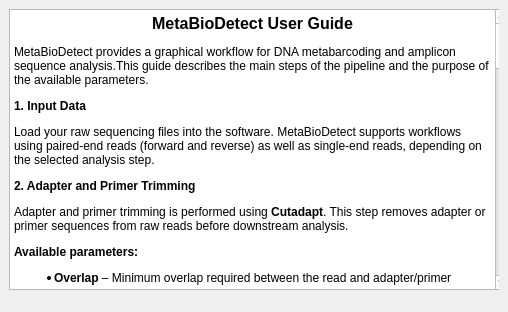
<?xml version="1.0" encoding="UTF-8"?>
<ui version="4.0">
 <class>UserGuide</class>
 <widget class="QMainWindow" name="UserGuide">
  <property name="geometry">
   <rect>
    <x>0</x>
    <y>0</y>
    <width>508</width>
    <height>312</height>
   </rect>
  </property>
  <property name="windowTitle">
   <string>User Guide</string>
  </property>
  <widget class="QWidget" name="centralwidget">
   <layout class="QVBoxLayout" name="verticalLayout_2">
    <item>
     <widget class="QFrame" name="frame">
      <property name="frameShape">
       <enum>QFrame::NoFrame</enum>
      </property>
      <property name="frameShadow">
       <enum>QFrame::Plain</enum>
      </property>
      <widget class="QTextBrowser" name="textBrowser">
       <property name="geometry">
        <rect>
         <x>0</x>
         <y>0</y>
         <width>501</width>
         <height>281</height>
        </rect>
       </property>
       <property name="html">
        <string>&lt;!DOCTYPE HTML PUBLIC &quot;-//W3C//DTD HTML 4.0//EN&quot; &quot;http://www.w3.org/TR/REC-html40/strict.dtd&quot;&gt;
&lt;html&gt;&lt;head&gt;&lt;meta name=&quot;qrichtext&quot; content=&quot;1&quot; /&gt;&lt;style type=&quot;text/css&quot;&gt;
p, li { white-space: pre-wrap; }
&lt;/style&gt;&lt;/head&gt;&lt;body style=&quot; font-family:'MS Shell Dlg 2'; font-size:9.6pt; font-weight:400; font-style:normal;&quot;&gt;
&lt;p align=&quot;center&quot; style=&quot; margin-top:6px; margin-bottom:12px; margin-left:0px; margin-right:0px; -qt-block-indent:0; text-indent:0px;&quot;&gt;&lt;span style=&quot; font-size:12pt; font-weight:600;&quot;&gt;MetaBioDetect User Guide&lt;/span&gt;&lt;/p&gt;
&lt;p style=&quot; margin-top:12px; margin-bottom:12px; margin-left:0px; margin-right:0px; -qt-block-indent:0; text-indent:0px;&quot;&gt;&lt;span style=&quot; font-size:9pt;&quot;&gt;MetaBioDetect provides a graphical workflow for DNA metabarcoding and amplicon sequence analysis.This guide describes the main steps of the pipeline and the purpose of the available parameters.&lt;/span&gt;&lt;/p&gt;
&lt;p style=&quot; margin-top:10px; margin-bottom:12px; margin-left:0px; margin-right:0px; -qt-block-indent:0; text-indent:0px;&quot;&gt;&lt;span style=&quot; font-size:9pt; font-weight:600;&quot;&gt;1. Input Data&lt;/span&gt;&lt;/p&gt;
&lt;p style=&quot; margin-top:12px; margin-bottom:12px; margin-left:0px; margin-right:0px; -qt-block-indent:0; text-indent:0px;&quot;&gt;&lt;span style=&quot; font-size:9pt;&quot;&gt;Load your raw sequencing files into the software. MetaBioDetect supports workflows using paired-end reads (forward and reverse) as well as single-end reads, depending on the selected analysis step.&lt;/span&gt;&lt;/p&gt;
&lt;p style=&quot; margin-top:10px; margin-bottom:12px; margin-left:0px; margin-right:0px; -qt-block-indent:0; text-indent:0px;&quot;&gt;&lt;span style=&quot; font-size:9pt; font-weight:600;&quot;&gt;2. Adapter and Primer Trimming&lt;/span&gt;&lt;/p&gt;
&lt;p style=&quot; margin-top:12px; margin-bottom:12px; margin-left:0px; margin-right:0px; -qt-block-indent:0; text-indent:0px;&quot;&gt;&lt;span style=&quot; font-size:9pt;&quot;&gt;Adapter and primer trimming is performed using &lt;/span&gt;&lt;span style=&quot; font-size:9pt; font-weight:600;&quot;&gt;Cutadapt&lt;/span&gt;&lt;span style=&quot; font-size:9pt;&quot;&gt;. This step removes adapter or primer sequences from raw reads before downstream analysis.&lt;/span&gt;&lt;/p&gt;
&lt;p style=&quot; margin-top:12px; margin-bottom:12px; margin-left:0px; margin-right:0px; -qt-block-indent:0; text-indent:0px;&quot;&gt;&lt;span style=&quot; font-size:9pt; font-weight:600;&quot;&gt;Available parameters:&lt;/span&gt;&lt;/p&gt;
&lt;ul style=&quot;margin-top: 0px; margin-bottom: 0px; margin-left: 0px; margin-right: 0px; -qt-list-indent: 1;&quot;&gt;&lt;li style=&quot; font-size:9pt;&quot; style=&quot; margin-top:0px; margin-bottom:0px; margin-left:0px; margin-right:0px; -qt-block-indent:0; text-indent:0px;&quot;&gt;&lt;span style=&quot; font-weight:600;&quot;&gt;Overlap&lt;/span&gt; – Minimum overlap required between the read and adapter/primer sequence.&lt;/li&gt;
&lt;li style=&quot; font-size:9pt;&quot; style=&quot; margin-top:0px; margin-bottom:0px; margin-left:0px; margin-right:0px; -qt-block-indent:0; text-indent:0px;&quot;&gt;&lt;span style=&quot; font-weight:600;&quot;&gt;Error rate&lt;/span&gt; – Maximum allowed mismatch rate during trimming.&lt;/li&gt;
&lt;li style=&quot; font-size:9pt;&quot; style=&quot; margin-top:0px; margin-bottom:0px; margin-left:0px; margin-right:0px; -qt-block-indent:0; text-indent:0px;&quot;&gt;&lt;span style=&quot; font-weight:600;&quot;&gt;Discard untrimmed reads&lt;/span&gt; – Remove reads where the expected adapter/primer is not found.&lt;/li&gt;
&lt;li style=&quot; font-size:9pt;&quot; style=&quot; margin-top:0px; margin-bottom:0px; margin-left:0px; margin-right:0px; -qt-block-indent:0; text-indent:0px;&quot;&gt;&lt;span style=&quot; font-weight:600;&quot;&gt;Minimum length&lt;/span&gt; – Remove reads shorter than the selected threshold after trimming.&lt;/li&gt;
&lt;li style=&quot; font-size:9pt;&quot; style=&quot; margin-top:0px; margin-bottom:0px; margin-left:0px; margin-right:0px; -qt-block-indent:0; text-indent:0px;&quot;&gt;&lt;span style=&quot; font-weight:600;&quot;&gt;Quality cutoff&lt;/span&gt; – Trim or remove low-quality bases/reads.&lt;/li&gt;
&lt;li style=&quot; font-size:9pt;&quot; style=&quot; margin-top:0px; margin-bottom:0px; margin-left:0px; margin-right:0px; -qt-block-indent:0; text-indent:0px;&quot;&gt;&lt;span style=&quot; font-weight:600;&quot;&gt;Max-N&lt;/span&gt; – Limit the number of ambiguous bases allowed in a read.&lt;/li&gt;
&lt;li style=&quot; font-size:9pt;&quot; style=&quot; margin-top:0px; margin-bottom:0px; margin-left:0px; margin-right:0px; -qt-block-indent:0; text-indent:0px;&quot;&gt;&lt;span style=&quot; font-weight:600;&quot;&gt;Other command&lt;/span&gt; – Add additional Cutadapt options if required.&lt;/li&gt;&lt;/ul&gt;
&lt;p style=&quot; margin-top:10px; margin-bottom:12px; margin-left:0px; margin-right:0px; -qt-block-indent:0; text-indent:0px;&quot;&gt;&lt;span style=&quot; font-size:9pt; font-weight:600;&quot;&gt;3. Merging Reads&lt;/span&gt;&lt;/p&gt;
&lt;p style=&quot; margin-top:12px; margin-bottom:12px; margin-left:0px; margin-right:0px; -qt-block-indent:0; text-indent:0px;&quot;&gt;&lt;span style=&quot; font-size:9pt;&quot;&gt;If paired-end data are provided, forward and reverse reads can be merged into a single sequence. This step combines overlapping read pairs to reconstruct the full amplicon sequence.&lt;/span&gt;&lt;/p&gt;
&lt;p style=&quot; margin-top:12px; margin-bottom:12px; margin-left:0px; margin-right:0px; -qt-block-indent:0; text-indent:0px;&quot;&gt;&lt;span style=&quot; font-size:9pt; font-weight:600;&quot;&gt;Available parameters:&lt;/span&gt;&lt;/p&gt;
&lt;ul style=&quot;margin-top: 0px; margin-bottom: 0px; margin-left: 0px; margin-right: 0px; -qt-list-indent: 1;&quot;&gt;&lt;li style=&quot; font-size:9pt;&quot; style=&quot; margin-top:0px; margin-bottom:0px; margin-left:0px; margin-right:0px; -qt-block-indent:0; text-indent:0px;&quot;&gt;&lt;span style=&quot; font-weight:600;&quot;&gt;Minimum overlap&lt;/span&gt; – Minimum overlap length required for merging.&lt;/li&gt;
&lt;li style=&quot; font-size:9pt;&quot; style=&quot; margin-top:0px; margin-bottom:0px; margin-left:0px; margin-right:0px; -qt-block-indent:0; text-indent:0px;&quot;&gt;&lt;span style=&quot; font-weight:600;&quot;&gt;Maximum overlap&lt;/span&gt; – Maximum allowed overlap length.&lt;/li&gt;
&lt;li style=&quot; font-size:9pt;&quot; style=&quot; margin-top:0px; margin-bottom:0px; margin-left:0px; margin-right:0px; -qt-block-indent:0; text-indent:0px;&quot;&gt;&lt;span style=&quot; font-weight:600;&quot;&gt;Overlap identity&lt;/span&gt; – Minimum sequence identity required in the overlap region.&lt;/li&gt;&lt;/ul&gt;
&lt;p style=&quot; margin-top:10px; margin-bottom:12px; margin-left:0px; margin-right:0px; -qt-block-indent:0; text-indent:0px;&quot;&gt;&lt;span style=&quot; font-size:9pt; font-weight:600;&quot;&gt;4. Length Filtering&lt;/span&gt;&lt;/p&gt;
&lt;p style=&quot; margin-top:12px; margin-bottom:12px; margin-left:0px; margin-right:0px; -qt-block-indent:0; text-indent:0px;&quot;&gt;&lt;span style=&quot; font-size:9pt;&quot;&gt;Length filtering removes reads outside the expected amplicon size range. This improves data quality by excluding unusually short or long sequences.&lt;/span&gt;&lt;/p&gt;
&lt;p style=&quot; margin-top:12px; margin-bottom:12px; margin-left:0px; margin-right:0px; -qt-block-indent:0; text-indent:0px;&quot;&gt;&lt;span style=&quot; font-size:9pt; font-weight:600;&quot;&gt;Available parameters:&lt;/span&gt;&lt;/p&gt;
&lt;ul style=&quot;margin-top: 0px; margin-bottom: 0px; margin-left: 0px; margin-right: 0px; -qt-list-indent: 1;&quot;&gt;&lt;li style=&quot; font-size:9pt;&quot; style=&quot; margin-top:0px; margin-bottom:0px; margin-left:0px; margin-right:0px; -qt-block-indent:0; text-indent:0px;&quot;&gt;&lt;span style=&quot; font-weight:600;&quot;&gt;Minimum length&lt;/span&gt; – Keep only reads above the selected length.&lt;/li&gt;
&lt;li style=&quot; font-size:9pt;&quot; style=&quot; margin-top:0px; margin-bottom:0px; margin-left:0px; margin-right:0px; -qt-block-indent:0; text-indent:0px;&quot;&gt;&lt;span style=&quot; font-weight:600;&quot;&gt;Maximum length&lt;/span&gt; – Keep only reads below the selected length.&lt;/li&gt;&lt;/ul&gt;
&lt;p style=&quot; margin-top:10px; margin-bottom:12px; margin-left:0px; margin-right:0px; -qt-block-indent:0; text-indent:0px;&quot;&gt;&lt;span style=&quot; font-size:9pt; font-weight:600;&quot;&gt;5. Dereplication&lt;/span&gt;&lt;/p&gt;
&lt;p style=&quot; margin-top:12px; margin-bottom:12px; margin-left:0px; margin-right:0px; -qt-block-indent:0; text-indent:0px;&quot;&gt;&lt;span style=&quot; font-size:9pt;&quot;&gt;Dereplication identifies unique sequences and collapses identical reads into a single representative sequence with abundance information. This reduces redundancy and speeds up downstream analysis.&lt;/span&gt;&lt;/p&gt;
&lt;p style=&quot; margin-top:10px; margin-bottom:12px; margin-left:0px; margin-right:0px; -qt-block-indent:0; text-indent:0px;&quot;&gt;&lt;span style=&quot; font-size:9pt; font-weight:600;&quot;&gt;6. Denoising / Clustering&lt;/span&gt;&lt;/p&gt;
&lt;p style=&quot; margin-top:12px; margin-bottom:12px; margin-left:0px; margin-right:0px; -qt-block-indent:0; text-indent:0px;&quot;&gt;&lt;span style=&quot; font-size:9pt;&quot;&gt;MetaBioDetect can process sequence reads into biologically meaningful units such as&lt;/span&gt;&lt;span style=&quot; font-size:9pt; font-weight:600;&quot;&gt; ASVs&lt;/span&gt;&lt;span style=&quot; font-size:9pt;&quot;&gt; or &lt;/span&gt;&lt;span style=&quot; font-size:9pt; font-weight:600;&quot;&gt;OTUs&lt;/span&gt;&lt;span style=&quot; font-size:9pt;&quot;&gt;, depending on the selected workflow.&lt;/span&gt;&lt;/p&gt;
&lt;p style=&quot; margin-top:12px; margin-bottom:12px; margin-left:0px; margin-right:0px; -qt-block-indent:0; text-indent:0px;&quot;&gt;&lt;span style=&quot; font-size:9pt;&quot;&gt;Denoising methods such as &lt;/span&gt;&lt;span style=&quot; font-size:9pt; font-weight:600;&quot;&gt;UNOISE&lt;/span&gt;&lt;span style=&quot; font-size:9pt;&quot;&gt; can be used to remove sequencing errors and recover high-confidence biological sequence variants. Clustering can also be applied to group similar reads into OTUs based on sequence similarity thresholds.&lt;/span&gt;&lt;/p&gt;
&lt;p style=&quot; margin-top:10px; margin-bottom:12px; margin-left:0px; margin-right:0px; -qt-block-indent:0; text-indent:0px;&quot;&gt;&lt;span style=&quot; font-size:9pt; font-weight:600;&quot;&gt;7. Chimera Detection&lt;/span&gt;&lt;/p&gt;
&lt;p style=&quot; margin-top:12px; margin-bottom:12px; margin-left:0px; margin-right:0px; -qt-block-indent:0; text-indent:0px;&quot;&gt;&lt;span style=&quot; font-size:9pt;&quot;&gt;Chimeric sequences generated during PCR amplification can be identified and removed before taxonomyassignment. This step helps reduce false-positive biological results.&lt;/span&gt;&lt;/p&gt;
&lt;p style=&quot; margin-top:10px; margin-bottom:12px; margin-left:0px; margin-right:0px; -qt-block-indent:0; text-indent:0px;&quot;&gt;&lt;span style=&quot; font-size:9pt; font-weight:600;&quot;&gt;8. Taxonomic Identification&lt;/span&gt;&lt;/p&gt;
&lt;p style=&quot; margin-top:12px; margin-bottom:12px; margin-left:0px; margin-right:0px; -qt-block-indent:0; text-indent:0px;&quot;&gt;&lt;span style=&quot; font-size:9pt;&quot;&gt;Taxonomic assignment can be performed using &lt;/span&gt;&lt;span style=&quot; font-size:9pt; font-weight:600;&quot;&gt;BLAST&lt;/span&gt;&lt;span style=&quot; font-size:9pt;&quot;&gt; against online databases, local reference databases, or custom user-provided databases.&lt;/span&gt;&lt;/p&gt;
&lt;p style=&quot; margin-top:12px; margin-bottom:12px; margin-left:0px; margin-right:0px; -qt-block-indent:0; text-indent:0px;&quot;&gt;&lt;span style=&quot; font-size:9pt; font-weight:600;&quot;&gt;Available parameters:&lt;/span&gt;&lt;/p&gt;
&lt;ul style=&quot;margin-top: 0px; margin-bottom: 0px; margin-left: 0px; margin-right: 0px; -qt-list-indent: 1;&quot;&gt;&lt;li style=&quot; font-size:9pt;&quot; style=&quot; margin-top:0px; margin-bottom:0px; margin-left:0px; margin-right:0px; -qt-block-indent:0; text-indent:0px;&quot;&gt;&lt;span style=&quot; font-weight:600;&quot;&gt;Percentage identity&lt;/span&gt; – Minimum identity threshold for accepted hits.&lt;/li&gt;
&lt;li style=&quot; font-size:9pt;&quot; style=&quot; margin-top:0px; margin-bottom:0px; margin-left:0px; margin-right:0px; -qt-block-indent:0; text-indent:0px;&quot;&gt;&lt;span style=&quot; font-weight:600;&quot;&gt;Max target sequences&lt;/span&gt; – Maximum number of BLAST matches returned per query.&lt;/li&gt;
&lt;li style=&quot; font-size:9pt;&quot; style=&quot; margin-top:0px; margin-bottom:0px; margin-left:0px; margin-right:0px; -qt-block-indent:0; text-indent:0px;&quot;&gt;&lt;span style=&quot; font-weight:600;&quot;&gt;CPU threads&lt;/span&gt; – Number of processor threads used during analysis.&lt;/li&gt;&lt;/ul&gt;
&lt;p style=&quot; margin-top:10px; margin-bottom:12px; margin-left:0px; margin-right:0px; -qt-block-indent:0; text-indent:0px;&quot;&gt;&lt;span style=&quot; font-size:9pt; font-weight:600;&quot;&gt;9. Sequential or Stepwise Workflow&lt;/span&gt;&lt;/p&gt;
&lt;p style=&quot; margin-top:12px; margin-bottom:12px; margin-left:0px; margin-right:0px; -qt-block-indent:0; text-indent:0px;&quot;&gt;&lt;span style=&quot; font-size:9pt;&quot;&gt;The software can be used in two ways:&lt;/span&gt;&lt;/p&gt;
&lt;ul style=&quot;margin-top: 0px; margin-bottom: 0px; margin-left: 0px; margin-right: 0px; -qt-list-indent: 1;&quot;&gt;&lt;li style=&quot; font-size:9pt;&quot; style=&quot; margin-top:0px; margin-bottom:0px; margin-left:0px; margin-right:0px; -qt-block-indent:0; text-indent:0px;&quot;&gt;&lt;span style=&quot; font-weight:600;&quot;&gt;Sequential workflow&lt;/span&gt; – Run the analysis from raw input data to final output in one pipeline.&lt;/li&gt;
&lt;li style=&quot; font-size:9pt;&quot; style=&quot; margin-top:0px; margin-bottom:0px; margin-left:0px; margin-right:0px; -qt-block-indent:0; text-indent:0px;&quot;&gt;&lt;span style=&quot; font-weight:600;&quot;&gt;Stepwise workflow&lt;/span&gt; – Run each step independently, inspect intermediate files and logs, and continue later if needed.&lt;/li&gt;&lt;/ul&gt;
&lt;p style=&quot; margin-top:12px; margin-bottom:12px; margin-left:0px; margin-right:0px; -qt-block-indent:0; text-indent:0px;&quot;&gt;&lt;span style=&quot; font-size:9pt;&quot;&gt;The stepwise option is useful for troubleshooting, checking intermediate outputs, or resuming an interrupted analysis.&lt;/span&gt;&lt;/p&gt;
&lt;p style=&quot; margin-top:10px; margin-bottom:12px; margin-left:0px; margin-right:0px; -qt-block-indent:0; text-indent:0px;&quot;&gt;&lt;span style=&quot; font-size:9pt; font-weight:600;&quot;&gt;10. Logs and Intermediate Files&lt;/span&gt;&lt;/p&gt;
&lt;p style=&quot; margin-top:12px; margin-bottom:12px; margin-left:0px; margin-right:0px; -qt-block-indent:0; text-indent:0px;&quot;&gt;&lt;span style=&quot; font-size:9pt;&quot;&gt;For each analysis step, MetaBioDetect stores log files and intermediate outputs. These files help users verify parameter settings, monitor processing progress, and review results before continuing to the next step.&lt;/span&gt;&lt;/p&gt;
&lt;p style=&quot; margin-top:10px; margin-bottom:12px; margin-left:0px; margin-right:0px; -qt-block-indent:0; text-indent:0px;&quot;&gt;&lt;span style=&quot; font-size:9pt; font-weight:600;&quot;&gt;11. General Notes&lt;/span&gt;&lt;/p&gt;
&lt;ul style=&quot;margin-top: 0px; margin-bottom: 0px; margin-left: 0px; margin-right: 0px; -qt-list-indent: 1;&quot;&gt;&lt;li style=&quot; font-size:9pt;&quot; style=&quot; margin-top:0px; margin-bottom:0px; margin-left:0px; margin-right:0px; -qt-block-indent:0; text-indent:0px;&quot;&gt;Use appropriate trimming and filtering parameters based on the quality of your sequencing data.&lt;/li&gt;
&lt;li style=&quot; font-size:9pt;&quot; style=&quot; margin-top:0px; margin-bottom:0px; margin-left:0px; margin-right:0px; -qt-block-indent:0; text-indent:0px;&quot;&gt;Always review intermediate results before final taxonomic interpretation.&lt;/li&gt;
&lt;li style=&quot; font-size:9pt;&quot; style=&quot; margin-top:0px; margin-bottom:0px; margin-left:0px; margin-right:0px; -qt-block-indent:0; text-indent:0px;&quot;&gt;When using custom databases, ensure that the reference sequences are properly formatted.&lt;/li&gt;
&lt;li style=&quot; font-size:9pt;&quot; style=&quot; margin-top:0px; margin-bottom:0px; margin-left:0px; margin-right:0px; -qt-block-indent:0; text-indent:0px;&quot;&gt;Default settings may be suitable for many datasets, but advanced users can adjust parameters for specific projects.&lt;/li&gt;&lt;/ul&gt;
&lt;p style=&quot; margin-top:12px; margin-bottom:12px; margin-left:0px; margin-right:0px; -qt-block-indent:0; text-indent:0px;&quot;&gt;&lt;span style=&quot; font-size:9pt; font-weight:600;&quot;&gt;Output:&lt;/span&gt;&lt;span style=&quot; font-size:9pt;&quot;&gt;&lt;br /&gt;MetaBioDetect generates processed sequence files, intermediate analysis outputs, log files, and taxonomic identification results that can be used for downstream ecological or biodiversity studies.&lt;/span&gt;&lt;/p&gt;&lt;/body&gt;&lt;/html&gt;</string>
       </property>
      </widget>
     </widget>
    </item>
   </layout>
  </widget>
  <widget class="QMenuBar" name="menubar">
   <property name="geometry">
    <rect>
     <x>0</x>
     <y>0</y>
     <width>508</width>
     <height>26</height>
    </rect>
   </property>
  </widget>
 </widget>
 <resources/>
 <connections/>
</ui>
